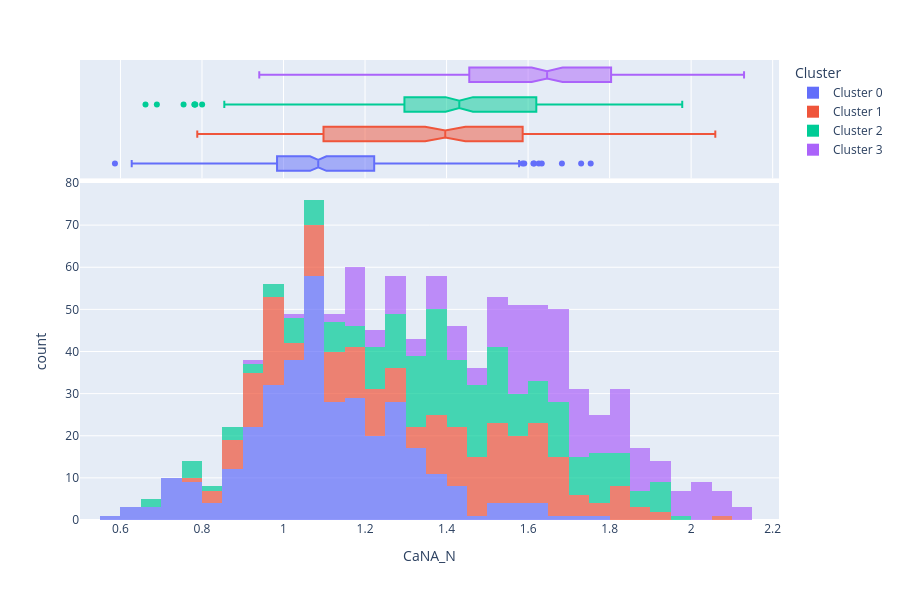

Notebook source saved alongside this figure:
### Code cell
plot_model(kmeans, plot = 'distribution', feature = 'CaNA_N')

### Figure 1 — Plotly figure (JSON) as saved in the notebook; plotly's stock layout.template omitted (floating-point values rounded to 4 significant figures; data arrays with more than 128 entries replaced by an {"elided": "..."} marker saying what was removed)
{"data": [{"alignmentgroup": "True", "bingroup": "x", "hovertemplate": "Cluster=Cluster 0<br>CaNA_N=%{x}<br>count=%{y}<extra></extra>", "legendgroup": "Cluster 0", "marker": {"color": "#636efa", "opacity": 0.7, "pattern": {"shape": ""}}, "name": "Cluster 0", "offsetgroup": "Cluster 0", "orientation": "v", "showlegend": true, "type": "histogram", "x": {"elided": "349 float values"}, "xaxis": "x", "yaxis": "y"}, {"alignmentgroup": "True", "customdata": {"elided": "349x82 mixed values"}, "hovertemplate": "Cluster=%{customdata[81]}<br>CaNA_N=%{x}<br>MouseID=%{customdata[0]}<br>DYRK1A_N=%{customdata[1]}<br>ITSN1_N=%{customdata[2]}<br>BDNF_N=%{customdata[3]}<br>NR1_N=%{customdata[4]}<br>NR2A_N=%{customdata[5]}<br>pAKT_N=%{customdata[6]}<br>pBRAF_N=%{customdata[7]}<br>pCAMKII_N=%{customdata[8]}<br>pCREB_N=%{customdata[9]}<br>pELK_N=%{customdata[10]}<br>pERK_N=%{customdata[11]}<br>pJNK_N=%{customdata[12]}<br>PKCA_N=%{customdata[13]}<br>pMEK_N=%{customdata[14]}<br>pNR1_N=%{customdata[15]}<br>pNR2A_N=%{customdata[16]}<br>pNR2B_N=%{customdata[17]}<br>pPKCAB_N=%{customdata[18]}<br>pRSK_N=%{customdata[19]}<br>AKT_N=%{customdata[20]}<br>BRAF_N=%{customdata[21]}<br>CAMKII_N=%{customdata[22]}<br>CREB_N=%{customdata[23]}<br>ELK_N=%{customdata[24]}<br>ERK_N=%{customdata[25]}<br>GSK3B_N=%{customdata[26]}<br>JNK_N=%{customdata[27]}<br>MEK_N=%{customdata[28]}<br>TRKA_N=%{customdata[29]}<br>RSK_N=%{customdata[30]}<br>APP_N=%{customdata[31]}<br>Bcatenin_N=%{customdata[32]}<br>SOD1_N=%{customdata[33]}<br>MTOR_N=%{customdata[34]}<br>P38_N=%{customdata[35]}<br>pMTOR_N=%{customdata[36]}<br>DSCR1_N=%{customdata[37]}<br>AMPKA_N=%{customdata[38]}<br>NR2B_N=%{customdata[39]}<br>pNUMB_N=%{customdata[40]}<br>RAPTOR_N=%{customdata[41]}<br>TIAM1_N=%{customdata[42]}<br>pP70S6_N=%{customdata[43]}<br>NUMB_N=%{customdata[44]}<br>P70S6_N=%{customdata[45]}<br>pGSK3B_N=%{customdata[46]}<br>pPKCG_N=%{customdata[47]}<br>CDK5_N=%{customdata[48]}<br>S6_N=%{customdata[49]}<br>ADARB1_N=%{customdata[50]}<br>AcetylH3K9_N=%{customdata[51]}<br>RRP1_N=%{customdata[52]}<br>BAX_N=%{customdata[53]}<br>ARC_N=%{customdata[54]}<br>ERBB4_N=%{customdata[55]}<br>nNOS_N=%{customdata[56]}<br>Tau_N=%{customdata[57]}<br>GFAP_N=%{customdata[58]}<br>GluR3_N=%{customdata[59]}<br>GluR4_N=%{customdata[60]}<br>IL1B_N=%{customdata[61]}<br>P3525_N=%{customdata[62]}<br>pCASP9_N=%{customdata[63]}<br>PSD95_N=%{customdata[64]}<br>SNCA_N=%{customdata[65]}<br>Ubiquitin_N=%{customdata[66]}<br>pGSK3B_Tyr216_N=%{customdata[67]}<br>SHH_N=%{customdata[68]}<br>BAD_N=%{customdata[69]}<br>BCL2_N=%{customdata[70]}<br>pS6_N=%{customdata[71]}<br>pCFOS_N=%{customdata[72]}<br>SYP_N=%{customdata[73]}<br>H3AcK18_N=%{customdata[74]}<br>EGR1_N=%{customdata[75]}<br>H3MeK4_N=%{customdata[76]}<br>Genotype=%{customdata[77]}<br>Treatment=%{customdata[78]}<br>Behavior=%{customdata[79]}<br>class=%{customdata[80]}<extra></extra>", "legendgroup": "Cluster 0", "marker": {"color": "#636efa"}, "name": "Cluster 0", "notched": true, "offsetgroup": "Cluster 0", "showlegend": false, "type": "box", "x": {"elided": "349 float values"}, "xaxis": "x2", "yaxis": "y2"}, {"alignmentgroup": "True", "bingroup": "x", "hovertemplate": "Cluster=Cluster 1<br>CaNA_N=%{x}<br>count=%{y}<extra></extra>", "legendgroup": "Cluster 1", "marker": {"color": "#EF553B", "opacity": 0.7, "pattern": {"shape": ""}}, "name": "Cluster 1", "offsetgroup": "Cluster 1", "orientation": "v", "showlegend": true, "type": "histogram", "x": {"elided": "241 float values"}, "xaxis": "x", "yaxis": "y"}, {"alignmentgroup": "True", "customdata": {"elided": "241x82 mixed values"}, "hovertemplate": "Cluster=%{customdata[81]}<br>CaNA_N=%{x}<br>MouseID=%{customdata[0]}<br>DYRK1A_N=%{customdata[1]}<br>ITSN1_N=%{customdata[2]}<br>BDNF_N=%{customdata[3]}<br>NR1_N=%{customdata[4]}<br>NR2A_N=%{customdata[5]}<br>pAKT_N=%{customdata[6]}<br>pBRAF_N=%{customdata[7]}<br>pCAMKII_N=%{customdata[8]}<br>pCREB_N=%{customdata[9]}<br>pELK_N=%{customdata[10]}<br>pERK_N=%{customdata[11]}<br>pJNK_N=%{customdata[12]}<br>PKCA_N=%{customdata[13]}<br>pMEK_N=%{customdata[14]}<br>pNR1_N=%{customdata[15]}<br>pNR2A_N=%{customdata[16]}<br>pNR2B_N=%{customdata[17]}<br>pPKCAB_N=%{customdata[18]}<br>pRSK_N=%{customdata[19]}<br>AKT_N=%{customdata[20]}<br>BRAF_N=%{customdata[21]}<br>CAMKII_N=%{customdata[22]}<br>CREB_N=%{customdata[23]}<br>ELK_N=%{customdata[24]}<br>ERK_N=%{customdata[25]}<br>GSK3B_N=%{customdata[26]}<br>JNK_N=%{customdata[27]}<br>MEK_N=%{customdata[28]}<br>TRKA_N=%{customdata[29]}<br>RSK_N=%{customdata[30]}<br>APP_N=%{customdata[31]}<br>Bcatenin_N=%{customdata[32]}<br>SOD1_N=%{customdata[33]}<br>MTOR_N=%{customdata[34]}<br>P38_N=%{customdata[35]}<br>pMTOR_N=%{customdata[36]}<br>DSCR1_N=%{customdata[37]}<br>AMPKA_N=%{customdata[38]}<br>NR2B_N=%{customdata[39]}<br>pNUMB_N=%{customdata[40]}<br>RAPTOR_N=%{customdata[41]}<br>TIAM1_N=%{customdata[42]}<br>pP70S6_N=%{customdata[43]}<br>NUMB_N=%{customdata[44]}<br>P70S6_N=%{customdata[45]}<br>pGSK3B_N=%{customdata[46]}<br>pPKCG_N=%{customdata[47]}<br>CDK5_N=%{customdata[48]}<br>S6_N=%{customdata[49]}<br>ADARB1_N=%{customdata[50]}<br>AcetylH3K9_N=%{customdata[51]}<br>RRP1_N=%{customdata[52]}<br>BAX_N=%{customdata[53]}<br>ARC_N=%{customdata[54]}<br>ERBB4_N=%{customdata[55]}<br>nNOS_N=%{customdata[56]}<br>Tau_N=%{customdata[57]}<br>GFAP_N=%{customdata[58]}<br>GluR3_N=%{customdata[59]}<br>GluR4_N=%{customdata[60]}<br>IL1B_N=%{customdata[61]}<br>P3525_N=%{customdata[62]}<br>pCASP9_N=%{customdata[63]}<br>PSD95_N=%{customdata[64]}<br>SNCA_N=%{customdata[65]}<br>Ubiquitin_N=%{customdata[66]}<br>pGSK3B_Tyr216_N=%{customdata[67]}<br>SHH_N=%{customdata[68]}<br>BAD_N=%{customdata[69]}<br>BCL2_N=%{customdata[70]}<br>pS6_N=%{customdata[71]}<br>pCFOS_N=%{customdata[72]}<br>SYP_N=%{customdata[73]}<br>H3AcK18_N=%{customdata[74]}<br>EGR1_N=%{customdata[75]}<br>H3MeK4_N=%{customdata[76]}<br>Genotype=%{customdata[77]}<br>Treatment=%{customdata[78]}<br>Behavior=%{customdata[79]}<br>class=%{customdata[80]}<extra></extra>", "legendgroup": "Cluster 1", "marker": {"color": "#EF553B"}, "name": "Cluster 1", "notched": true, "offsetgroup": "Cluster 1", "showlegend": false, "type": "box", "x": {"elided": "241 float values"}, "xaxis": "x2", "yaxis": "y2"}, {"alignmentgroup": "True", "bingroup": "x", "hovertemplate": "Cluster=Cluster 2<br>CaNA_N=%{x}<br>count=%{y}<extra></extra>", "legendgroup": "Cluster 2", "marker": {"color": "#00cc96", "opacity": 0.7, "pattern": {"shape": ""}}, "name": "Cluster 2", "offsetgroup": "Cluster 2", "orientation": "v", "showlegend": true, "type": "histogram", "x": {"elided": "229 float values"}, "xaxis": "x", "yaxis": "y"}, {"alignmentgroup": "True", "customdata": {"elided": "229x82 mixed values"}, "hovertemplate": "Cluster=%{customdata[81]}<br>CaNA_N=%{x}<br>MouseID=%{customdata[0]}<br>DYRK1A_N=%{customdata[1]}<br>ITSN1_N=%{customdata[2]}<br>BDNF_N=%{customdata[3]}<br>NR1_N=%{customdata[4]}<br>NR2A_N=%{customdata[5]}<br>pAKT_N=%{customdata[6]}<br>pBRAF_N=%{customdata[7]}<br>pCAMKII_N=%{customdata[8]}<br>pCREB_N=%{customdata[9]}<br>pELK_N=%{customdata[10]}<br>pERK_N=%{customdata[11]}<br>pJNK_N=%{customdata[12]}<br>PKCA_N=%{customdata[13]}<br>pMEK_N=%{customdata[14]}<br>pNR1_N=%{customdata[15]}<br>pNR2A_N=%{customdata[16]}<br>pNR2B_N=%{customdata[17]}<br>pPKCAB_N=%{customdata[18]}<br>pRSK_N=%{customdata[19]}<br>AKT_N=%{customdata[20]}<br>BRAF_N=%{customdata[21]}<br>CAMKII_N=%{customdata[22]}<br>CREB_N=%{customdata[23]}<br>ELK_N=%{customdata[24]}<br>ERK_N=%{customdata[25]}<br>GSK3B_N=%{customdata[26]}<br>JNK_N=%{customdata[27]}<br>MEK_N=%{customdata[28]}<br>TRKA_N=%{customdata[29]}<br>RSK_N=%{customdata[30]}<br>APP_N=%{customdata[31]}<br>Bcatenin_N=%{customdata[32]}<br>SOD1_N=%{customdata[33]}<br>MTOR_N=%{customdata[34]}<br>P38_N=%{customdata[35]}<br>pMTOR_N=%{customdata[36]}<br>DSCR1_N=%{customdata[37]}<br>AMPKA_N=%{customdata[38]}<br>NR2B_N=%{customdata[39]}<br>pNUMB_N=%{customdata[40]}<br>RAPTOR_N=%{customdata[41]}<br>TIAM1_N=%{customdata[42]}<br>pP70S6_N=%{customdata[43]}<br>NUMB_N=%{customdata[44]}<br>P70S6_N=%{customdata[45]}<br>pGSK3B_N=%{customdata[46]}<br>pPKCG_N=%{customdata[47]}<br>CDK5_N=%{customdata[48]}<br>S6_N=%{customdata[49]}<br>ADARB1_N=%{customdata[50]}<br>AcetylH3K9_N=%{customdata[51]}<br>RRP1_N=%{customdata[52]}<br>BAX_N=%{customdata[53]}<br>ARC_N=%{customdata[54]}<br>ERBB4_N=%{customdata[55]}<br>nNOS_N=%{customdata[56]}<br>Tau_N=%{customdata[57]}<br>GFAP_N=%{customdata[58]}<br>GluR3_N=%{customdata[59]}<br>GluR4_N=%{customdata[60]}<br>IL1B_N=%{customdata[61]}<br>P3525_N=%{customdata[62]}<br>pCASP9_N=%{customdata[63]}<br>PSD95_N=%{customdata[64]}<br>SNCA_N=%{customdata[65]}<br>Ubiquitin_N=%{customdata[66]}<br>pGSK3B_Tyr216_N=%{customdata[67]}<br>SHH_N=%{customdata[68]}<br>BAD_N=%{customdata[69]}<br>BCL2_N=%{customdata[70]}<br>pS6_N=%{customdata[71]}<br>pCFOS_N=%{customdata[72]}<br>SYP_N=%{customdata[73]}<br>H3AcK18_N=%{customdata[74]}<br>EGR1_N=%{customdata[75]}<br>H3MeK4_N=%{customdata[76]}<br>Genotype=%{customdata[77]}<br>Treatment=%{customdata[78]}<br>Behavior=%{customdata[79]}<br>class=%{customdata[80]}<extra></extra>", "legendgroup": "Cluster 2", "marker": {"color": "#00cc96"}, "name": "Cluster 2", "notched": true, "offsetgroup": "Cluster 2", "showlegend": false, "type": "box", "x": {"elided": "229 float values"}, "xaxis": "x2", "yaxis": "y2"}, {"alignmentgroup": "True", "bingroup": "x", "hovertemplate": "Cluster=Cluster 3<br>CaNA_N=%{x}<br>count=%{y}<extra></extra>", "legendgroup": "Cluster 3", "marker": {"color": "#ab63fa", "opacity": 0.7, "pattern": {"shape": ""}}, "name": "Cluster 3", "offsetgroup": "Cluster 3", "orientation": "v", "showlegend": true, "type": "histogram", "x": {"elided": "207 float values"}, "xaxis": "x", "yaxis": "y"}, {"alignmentgroup": "True", "customdata": {"elided": "207x82 mixed values"}, "hovertemplate": "Cluster=%{customdata[81]}<br>CaNA_N=%{x}<br>MouseID=%{customdata[0]}<br>DYRK1A_N=%{customdata[1]}<br>ITSN1_N=%{customdata[2]}<br>BDNF_N=%{customdata[3]}<br>NR1_N=%{customdata[4]}<br>NR2A_N=%{customdata[5]}<br>pAKT_N=%{customdata[6]}<br>pBRAF_N=%{customdata[7]}<br>pCAMKII_N=%{customdata[8]}<br>pCREB_N=%{customdata[9]}<br>pELK_N=%{customdata[10]}<br>pERK_N=%{customdata[11]}<br>pJNK_N=%{customdata[12]}<br>PKCA_N=%{customdata[13]}<br>pMEK_N=%{customdata[14]}<br>pNR1_N=%{customdata[15]}<br>pNR2A_N=%{customdata[16]}<br>pNR2B_N=%{customdata[17]}<br>pPKCAB_N=%{customdata[18]}<br>pRSK_N=%{customdata[19]}<br>AKT_N=%{customdata[20]}<br>BRAF_N=%{customdata[21]}<br>CAMKII_N=%{customdata[22]}<br>CREB_N=%{customdata[23]}<br>ELK_N=%{customdata[24]}<br>ERK_N=%{customdata[25]}<br>GSK3B_N=%{customdata[26]}<br>JNK_N=%{customdata[27]}<br>MEK_N=%{customdata[28]}<br>TRKA_N=%{customdata[29]}<br>RSK_N=%{customdata[30]}<br>APP_N=%{customdata[31]}<br>Bcatenin_N=%{customdata[32]}<br>SOD1_N=%{customdata[33]}<br>MTOR_N=%{customdata[34]}<br>P38_N=%{customdata[35]}<br>pMTOR_N=%{customdata[36]}<br>DSCR1_N=%{customdata[37]}<br>AMPKA_N=%{customdata[38]}<br>NR2B_N=%{customdata[39]}<br>pNUMB_N=%{customdata[40]}<br>RAPTOR_N=%{customdata[41]}<br>TIAM1_N=%{customdata[42]}<br>pP70S6_N=%{customdata[43]}<br>NUMB_N=%{customdata[44]}<br>P70S6_N=%{customdata[45]}<br>pGSK3B_N=%{customdata[46]}<br>pPKCG_N=%{customdata[47]}<br>CDK5_N=%{customdata[48]}<br>S6_N=%{customdata[49]}<br>ADARB1_N=%{customdata[50]}<br>AcetylH3K9_N=%{customdata[51]}<br>RRP1_N=%{customdata[52]}<br>BAX_N=%{customdata[53]}<br>ARC_N=%{customdata[54]}<br>ERBB4_N=%{customdata[55]}<br>nNOS_N=%{customdata[56]}<br>Tau_N=%{customdata[57]}<br>GFAP_N=%{customdata[58]}<br>GluR3_N=%{customdata[59]}<br>GluR4_N=%{customdata[60]}<br>IL1B_N=%{customdata[61]}<br>P3525_N=%{customdata[62]}<br>pCASP9_N=%{customdata[63]}<br>PSD95_N=%{customdata[64]}<br>SNCA_N=%{customdata[65]}<br>Ubiquitin_N=%{customdata[66]}<br>pGSK3B_Tyr216_N=%{customdata[67]}<br>SHH_N=%{customdata[68]}<br>BAD_N=%{customdata[69]}<br>BCL2_N=%{customdata[70]}<br>pS6_N=%{customdata[71]}<br>pCFOS_N=%{customdata[72]}<br>SYP_N=%{customdata[73]}<br>H3AcK18_N=%{customdata[74]}<br>EGR1_N=%{customdata[75]}<br>H3MeK4_N=%{customdata[76]}<br>Genotype=%{customdata[77]}<br>Treatment=%{customdata[78]}<br>Behavior=%{customdata[79]}<br>class=%{customdata[80]}<extra></extra>", "legendgroup": "Cluster 3", "marker": {"color": "#ab63fa"}, "name": "Cluster 3", "notched": true, "offsetgroup": "Cluster 3", "showlegend": false, "type": "box", "x": {"elided": "207 float values"}, "xaxis": "x2", "yaxis": "y2"}], "layout": {"barmode": "relative", "height": 600, "legend": {"title": {"text": "Cluster"}, "tracegroupgap": 0}, "margin": {"t": 60}, "xaxis": {"anchor": "y", "domain": [0, 1], "title": {"text": "CaNA_N"}}, "xaxis2": {"anchor": "y2", "domain": [0, 1], "matches": "x", "showgrid": true, "showticklabels": false}, "yaxis": {"anchor": "x", "domain": [0, 0.7326], "title": {"text": "count"}}, "yaxis2": {"anchor": "x2", "domain": [0.7426, 1], "matches": "y2", "showgrid": false, "showline": false, "showticklabels": false, "ticks": ""}}}
